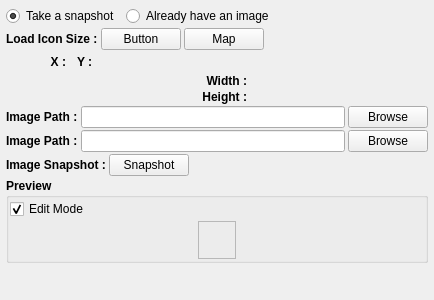
<?xml version="1.0" encoding="UTF-8"?>
<ui version="4.0">
 <class>Form</class>
 <widget class="QWidget" name="Form">
  <property name="geometry">
   <rect>
    <x>0</x>
    <y>0</y>
    <width>434</width>
    <height>300</height>
   </rect>
  </property>
  <property name="acceptDrops">
   <bool>true</bool>
  </property>
  <property name="windowTitle">
   <string>Image Tool</string>
  </property>
  <layout class="QVBoxLayout" name="verticalLayout">
   <property name="spacing">
    <number>2</number>
   </property>
   <property name="margin">
    <number>6</number>
   </property>
   <item>
    <widget class="QWidget" name="workType_widget" native="true">
     <property name="toolTip">
      <string>Choose whether to capture maya's viewport
or use the existing image file.</string>
     </property>
     <layout class="QHBoxLayout" name="workType_layout">
      <property name="margin">
       <number>0</number>
      </property>
      <item>
       <widget class="QRadioButton" name="snapshot_radioButton">
        <property name="text">
         <string>Take a snapshot</string>
        </property>
        <property name="checked">
         <bool>true</bool>
        </property>
       </widget>
      </item>
      <item>
       <widget class="QRadioButton" name="loadImage_radioButton">
        <property name="text">
         <string>Already have an image</string>
        </property>
       </widget>
      </item>
      <item>
       <spacer name="horizontalSpacer_3">
        <property name="orientation">
         <enum>Qt::Horizontal</enum>
        </property>
        <property name="sizeHint" stdset="0">
         <size>
          <width>40</width>
          <height>20</height>
         </size>
        </property>
       </spacer>
      </item>
     </layout>
    </widget>
   </item>
   <item>
    <widget class="QWidget" name="availableIconSize_widget" native="true">
     <layout class="QHBoxLayout" name="horizontalLayout_5">
      <property name="spacing">
       <number>3</number>
      </property>
      <property name="margin">
       <number>0</number>
      </property>
      <item>
       <widget class="QLabel" name="label_6">
        <property name="font">
         <font>
          <weight>75</weight>
          <bold>true</bold>
         </font>
        </property>
        <property name="text">
         <string>Load Icon Size :</string>
        </property>
       </widget>
      </item>
      <item>
       <widget class="QPushButton" name="loadIconSize_Button">
        <property name="toolTip">
         <string>To load available icon size from a selected button in map, click the button.</string>
        </property>
        <property name="text">
         <string>Button</string>
        </property>
       </widget>
      </item>
      <item>
       <widget class="QPushButton" name="loadMapSize_Button">
        <property name="toolTip">
         <string>To load available icon size from current map, click the button.</string>
        </property>
        <property name="text">
         <string>Map</string>
        </property>
       </widget>
      </item>
      <item>
       <spacer name="horizontalSpacer_4">
        <property name="orientation">
         <enum>Qt::Horizontal</enum>
        </property>
        <property name="sizeHint" stdset="0">
         <size>
          <width>40</width>
          <height>20</height>
         </size>
        </property>
       </spacer>
      </item>
     </layout>
    </widget>
   </item>
   <item>
    <widget class="QWidget" name="widget" native="true">
     <layout class="QVBoxLayout" name="verticalLayout_2">
      <property name="spacing">
       <number>2</number>
      </property>
      <property name="margin">
       <number>0</number>
      </property>
      <item>
       <widget class="QWidget" name="coord_widget" native="true">
        <layout class="QHBoxLayout" name="horizontalLayout_6">
         <property name="spacing">
          <number>3</number>
         </property>
         <property name="margin">
          <number>0</number>
         </property>
         <item>
          <widget class="QWidget" name="xPos_widget" native="true">
           <property name="toolTip">
            <string>Set X coordinate of the icon</string>
           </property>
           <layout class="QHBoxLayout" name="xPos_layout">
            <property name="spacing">
             <number>3</number>
            </property>
            <property name="margin">
             <number>0</number>
            </property>
            <item>
             <widget class="QLabel" name="label_3">
              <property name="minimumSize">
               <size>
                <width>60</width>
                <height>0</height>
               </size>
              </property>
              <property name="maximumSize">
               <size>
                <width>60</width>
                <height>16777215</height>
               </size>
              </property>
              <property name="font">
               <font>
                <weight>75</weight>
                <bold>true</bold>
               </font>
              </property>
              <property name="text">
               <string>X :</string>
              </property>
              <property name="alignment">
               <set>Qt::AlignRight|Qt::AlignTrailing|Qt::AlignVCenter</set>
              </property>
             </widget>
            </item>
           </layout>
          </widget>
         </item>
         <item>
          <widget class="QWidget" name="yPos_widget" native="true">
           <property name="toolTip">
            <string>Set Y coordinate of the icon</string>
           </property>
           <layout class="QHBoxLayout" name="yPos_layout">
            <property name="spacing">
             <number>3</number>
            </property>
            <property name="margin">
             <number>0</number>
            </property>
            <item>
             <widget class="QLabel" name="label_7">
              <property name="font">
               <font>
                <weight>75</weight>
                <bold>true</bold>
               </font>
              </property>
              <property name="text">
               <string>Y :</string>
              </property>
              <property name="indent">
               <number>8</number>
              </property>
             </widget>
            </item>
           </layout>
          </widget>
         </item>
         <item>
          <spacer name="horizontalSpacer">
           <property name="orientation">
            <enum>Qt::Horizontal</enum>
           </property>
           <property name="sizeHint" stdset="0">
            <size>
             <width>40</width>
             <height>20</height>
            </size>
           </property>
          </spacer>
         </item>
        </layout>
       </widget>
      </item>
      <item>
       <widget class="QWidget" name="width_widget" native="true">
        <property name="toolTip">
         <string>Set icon width of the button</string>
        </property>
        <layout class="QHBoxLayout" name="width_layout">
         <property name="spacing">
          <number>3</number>
         </property>
         <property name="margin">
          <number>0</number>
         </property>
         <item>
          <widget class="QLabel" name="label_5">
           <property name="minimumSize">
            <size>
             <width>60</width>
             <height>0</height>
            </size>
           </property>
           <property name="maximumSize">
            <size>
             <width>60</width>
             <height>16777215</height>
            </size>
           </property>
           <property name="font">
            <font>
             <weight>75</weight>
             <bold>true</bold>
            </font>
           </property>
           <property name="text">
            <string>Width :</string>
           </property>
           <property name="alignment">
            <set>Qt::AlignRight|Qt::AlignTrailing|Qt::AlignVCenter</set>
           </property>
          </widget>
         </item>
        </layout>
       </widget>
      </item>
      <item>
       <widget class="QWidget" name="height_widget" native="true">
        <property name="toolTip">
         <string>Set icon height of the button</string>
        </property>
        <layout class="QHBoxLayout" name="height_layout">
         <property name="spacing">
          <number>3</number>
         </property>
         <property name="margin">
          <number>0</number>
         </property>
         <item>
          <widget class="QLabel" name="label_2">
           <property name="minimumSize">
            <size>
             <width>60</width>
             <height>0</height>
            </size>
           </property>
           <property name="maximumSize">
            <size>
             <width>60</width>
             <height>16777215</height>
            </size>
           </property>
           <property name="font">
            <font>
             <weight>75</weight>
             <bold>true</bold>
            </font>
           </property>
           <property name="text">
            <string>Height :</string>
           </property>
           <property name="alignment">
            <set>Qt::AlignRight|Qt::AlignTrailing|Qt::AlignVCenter</set>
           </property>
          </widget>
         </item>
        </layout>
       </widget>
      </item>
     </layout>
    </widget>
   </item>
   <item>
    <widget class="QWidget" name="snapshotPath_widget" native="true">
     <layout class="QHBoxLayout" name="snapshotPath_layout">
      <property name="spacing">
       <number>3</number>
      </property>
      <property name="margin">
       <number>0</number>
      </property>
      <item>
       <widget class="QLabel" name="label">
        <property name="font">
         <font>
          <weight>75</weight>
          <bold>true</bold>
         </font>
        </property>
        <property name="text">
         <string>Image Path :</string>
        </property>
       </widget>
      </item>
      <item>
       <widget class="QLineEdit" name="path_lineEdit">
        <property name="toolTip">
         <string>Enter path that will be saved as icon image file</string>
        </property>
       </widget>
      </item>
      <item>
       <widget class="QPushButton" name="browse_Button">
        <property name="toolTip">
         <string>Click and browse file path to be saved as icon image</string>
        </property>
        <property name="text">
         <string>Browse</string>
        </property>
       </widget>
      </item>
     </layout>
    </widget>
   </item>
   <item>
    <widget class="QWidget" name="loadImagePath_widget" native="true">
     <layout class="QHBoxLayout" name="loadImagePath_layout">
      <property name="spacing">
       <number>3</number>
      </property>
      <property name="margin">
       <number>0</number>
      </property>
      <item>
       <widget class="QLabel" name="label_8">
        <property name="font">
         <font>
          <weight>75</weight>
          <bold>true</bold>
         </font>
        </property>
        <property name="text">
         <string>Image Path :</string>
        </property>
       </widget>
      </item>
      <item>
       <widget class="QLineEdit" name="loadPath_lineEdit"/>
      </item>
      <item>
       <widget class="QPushButton" name="loadBrowse_button">
        <property name="text">
         <string>Browse</string>
        </property>
       </widget>
      </item>
     </layout>
    </widget>
   </item>
   <item>
    <widget class="QWidget" name="imageSnapshot_widget" native="true">
     <property name="toolTip">
      <string>To snapshot the viewport, click the button</string>
     </property>
     <layout class="QHBoxLayout" name="horizontalLayout_3">
      <property name="spacing">
       <number>3</number>
      </property>
      <property name="margin">
       <number>0</number>
      </property>
      <item>
       <widget class="QLabel" name="label_4">
        <property name="font">
         <font>
          <weight>75</weight>
          <bold>true</bold>
         </font>
        </property>
        <property name="text">
         <string>Image Snapshot :</string>
        </property>
       </widget>
      </item>
      <item>
       <widget class="QPushButton" name="snapshot_Button">
        <property name="text">
         <string>Snapshot</string>
        </property>
       </widget>
      </item>
      <item>
       <spacer name="horizontalSpacer_2">
        <property name="orientation">
         <enum>Qt::Horizontal</enum>
        </property>
        <property name="sizeHint" stdset="0">
         <size>
          <width>40</width>
          <height>20</height>
         </size>
        </property>
       </spacer>
      </item>
     </layout>
    </widget>
   </item>
   <item>
    <widget class="QGroupBox" name="groupBox">
     <property name="font">
      <font>
       <weight>75</weight>
       <bold>true</bold>
      </font>
     </property>
     <property name="toolTip">
      <string>Click to snapshot
Then drag and drop onto a button or map to assign icon image.</string>
     </property>
     <property name="title">
      <string>Preview</string>
     </property>
     <property name="flat">
      <bool>true</bool>
     </property>
     <layout class="QVBoxLayout" name="verticalLayout_4">
      <property name="spacing">
       <number>2</number>
      </property>
      <property name="margin">
       <number>1</number>
      </property>
      <item>
       <widget class="QCheckBox" name="editMode_checkBox">
        <property name="font">
         <font>
          <weight>50</weight>
          <bold>false</bold>
         </font>
        </property>
        <property name="toolTip">
         <string>To toggle edit mode on icon preview, check on uncheck the button.</string>
        </property>
        <property name="text">
         <string>Edit Mode</string>
        </property>
        <property name="checked">
         <bool>true</bool>
        </property>
       </widget>
      </item>
      <item>
       <layout class="QHBoxLayout" name="preview_layout">
        <item>
         <widget class="QLabel" name="image_label">
          <property name="minimumSize">
           <size>
            <width>38</width>
            <height>38</height>
           </size>
          </property>
          <property name="maximumSize">
           <size>
            <width>38</width>
            <height>38</height>
           </size>
          </property>
          <property name="frameShape">
           <enum>QFrame::StyledPanel</enum>
          </property>
         </widget>
        </item>
       </layout>
      </item>
     </layout>
    </widget>
   </item>
   <item>
    <spacer name="verticalSpacer">
     <property name="orientation">
      <enum>Qt::Vertical</enum>
     </property>
     <property name="sizeHint" stdset="0">
      <size>
       <width>20</width>
       <height>40</height>
      </size>
     </property>
    </spacer>
   </item>
  </layout>
 </widget>
 <tabstops>
  <tabstop>snapshot_radioButton</tabstop>
  <tabstop>loadImage_radioButton</tabstop>
  <tabstop>loadIconSize_Button</tabstop>
  <tabstop>loadMapSize_Button</tabstop>
  <tabstop>path_lineEdit</tabstop>
  <tabstop>browse_Button</tabstop>
  <tabstop>loadPath_lineEdit</tabstop>
  <tabstop>loadBrowse_button</tabstop>
  <tabstop>snapshot_Button</tabstop>
  <tabstop>editMode_checkBox</tabstop>
 </tabstops>
 <resources>
  <include location="resources.qrc"/>
 </resources>
 <connections>
  <connection>
   <sender>snapshot_radioButton</sender>
   <signal>toggled(bool)</signal>
   <receiver>imageSnapshot_widget</receiver>
   <slot>setVisible(bool)</slot>
   <hints>
    <hint type="sourcelabel">
     <x>65</x>
     <y>17</y>
    </hint>
    <hint type="destinationlabel">
     <x>282</x>
     <y>165</y>
    </hint>
   </hints>
  </connection>
 </connections>
</ui>
